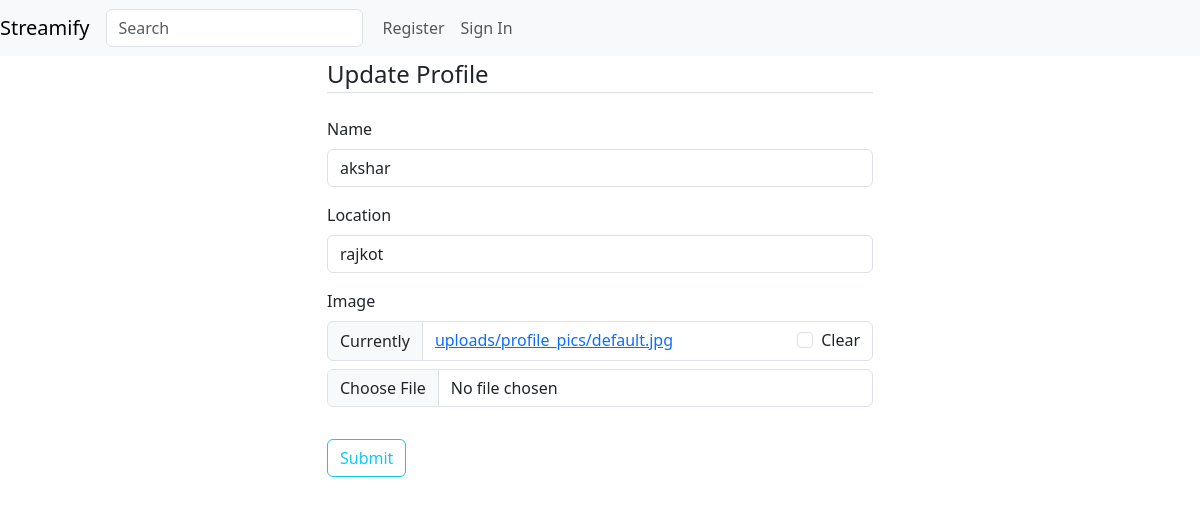
The app's page /profiles/2/update/, older data.
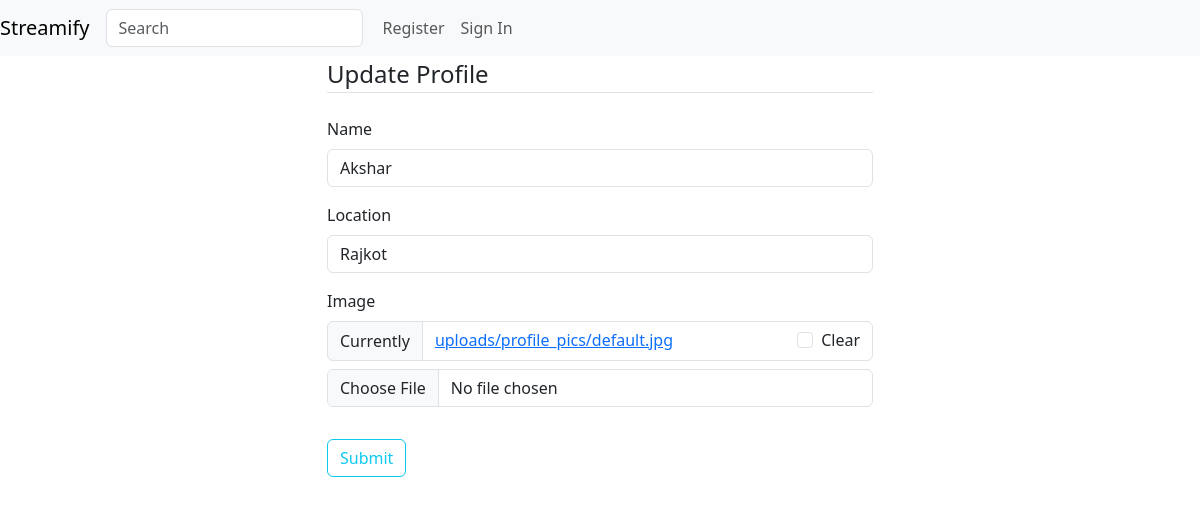
The same page, newer data.
### profiles/models.py (models this page shows, shortened)
class Profile(models.Model):
    user = models.OneToOneField(User, on_delete=models.CASCADE)
    name = models.CharField(max_length=100, blank=True)
    location = models.CharField(max_length=100, blank=True)
    image = models.ImageField(upload_to='uploads/profile_pics', blank=True)

### profiles/views.py (the view, shortened to what this page needs)
# urls.py: path('<int:pk>/update/', UpdateProfile.as_view(), name='update-profile'),
class UpdateProfile(UpdateView):
    model = Profile
    fields = ['name', 'location', 'image']
    template_name = 'profiles/update_profile.html'

### profiles/templates/profiles/update_profile.html (shortened to what this page needs)
{% extends 'videos/base.html' %}
{% load crispy_forms_tags %}
{% block content %}
<div class="container mb-5">
    <div class="row justify-content-center">
        <div class="col-md-6 col-sm-12 col-xs-12">
            <form method="POST" enctype="multipart/form-data">
                <legend class="border-bottom mb-4">Update Profile</legend>
                {{ form | crispy }}
                <button class="btn btn-outline-info btn-block mt-3" type="submit">Submit</button>
            </form>
        </div>
    </div>
</div>
{% endblock content %}

Row changes from the older to the newer data that the page shows:
changed Profile: name "akshar" → "Akshar"; location "rajkot" → "Rajkot"
